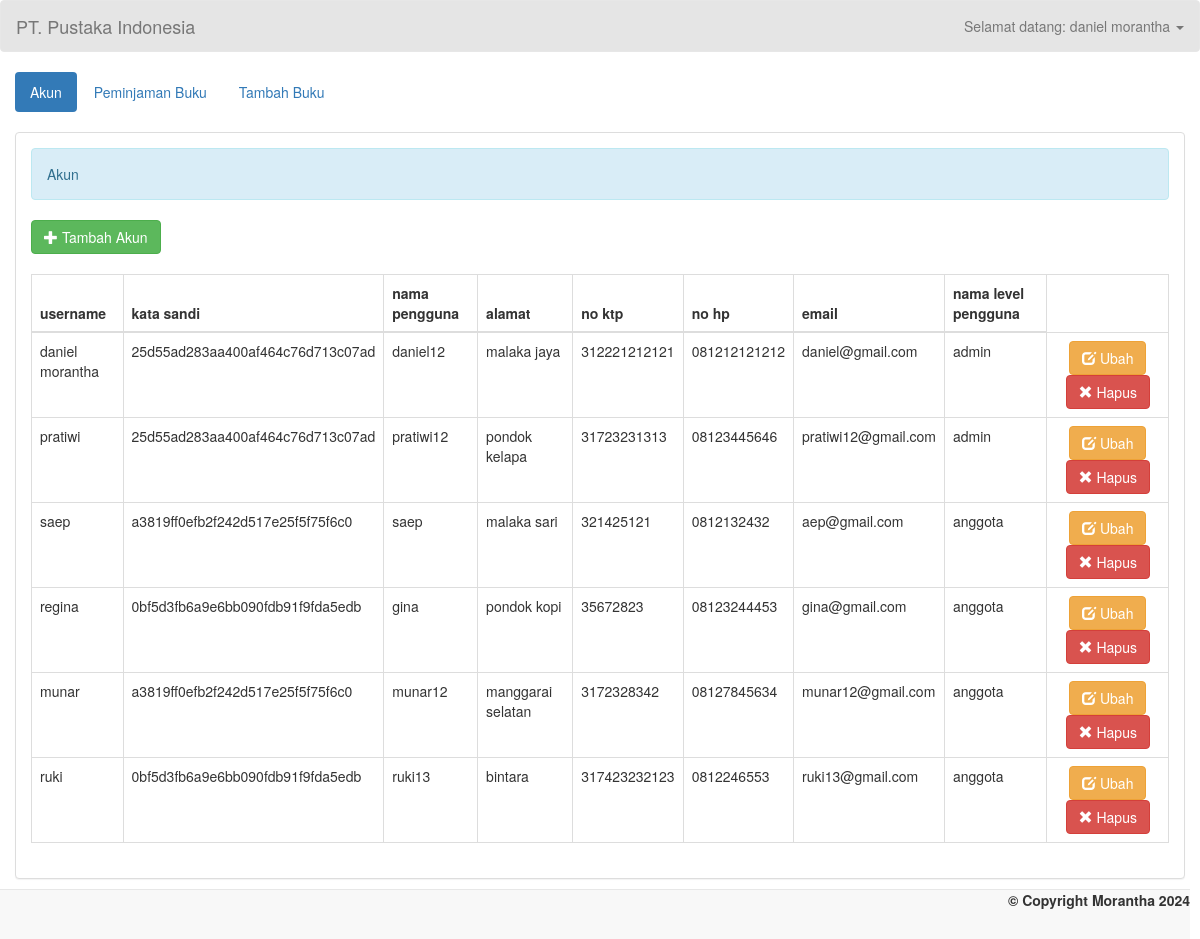
The app's page /admin/akun.php (signed in) with its own data.
### tables this page shows
CREATE TABLE pengguna
(
    id_pengguna INT NOT NULL AUTO_INCREMENT,
    id_level INT NOT NULL,
    nama_akun VARCHAR(15) NOT NULL,
    kata_sandi VARCHAR(50) NOT NULL,
    nama_pengguna VARCHAR(30) NOT NULL,
    alamat VARCHAR(200) NOT NULL,
    no_ktp VARCHAR(15) NOT NULL,
    no_hp VARCHAR(15) NOT NULL,
    email VARCHAR(100) NOT NULL,
    PRIMARY KEY (id_pengguna),
    FOREIGN KEY (id_level)
        REFERENCES level_pengguna (id_level)
        ON UPDATE CASCADE
        ON DELETE NO ACTION
);

CREATE TABLE level_pengguna
(
    id_level INT NOT NULL AUTO_INCREMENT,
    nama_level VARCHAR(255) NOT NULL,
    PRIMARY KEY (id_level)
);

### admin/akun.php (the view, shortened to what this page needs)
<!DOCTYPE html>
<?php
	include "../konekDB.php";
?>
<html lang = "en">
	<head>
		<link rel = "stylesheet" type = "text/css" href = "../css/bootstrap.css " />
		<link rel = "stylesheet" type = "text/css" href = "../css/style.css" />
	</head>
<body>
	<nav style = "background-color:rgba(0, 0, 0, 0.1);" class = "navbar navbar-default">
		<div  class = "container-fluid">
			<div class = "navbar-header">
				<a class = "navbar-brand" >PT. Pustaka Indonesia</a>
			</div>
			<ul class="nav navbar-nav navbar-right">
				<li class="dropdown">
					<a href="#" class="dropdown-toggle" data-toggle="dropdown" role="button" aria-haspopup="true" aria-expanded="false">
							Selamat datang: <?php echo $_SESSION["nama_akun"]; ?> <span class="caret"></span>
					</a>
				</li>
        	</ul>
		</div>
	</nav>
	<div class = "container-fluid">
		<ul class = "nav nav-pills">
			<li class = "active"><a href = "akun.php">Akun</a></li>
			<li><a href = "PeminjamBuku.php">Peminjaman Buku</a></li>
			<li><a href = "buku.php">Tambah Buku</a></li>
		</ul>
	</div>
	<br />
	<div class = "container-fluid">
		<div class = "panel panel-default">
			<div class = "panel-body">
				<div class = "alert alert-info">Akun</div>
				<a class = "btn btn-success" href = "akun_tambah.php"><i class = "glyphicon glyphicon-plus"></i> Tambah Akun</a>
				<br />
				<br />
				<table id = "table" class = "table table-bordered">
					<thead>
						<tr>
							<th>username</th>
							<th>kata sandi</th>
							<th>nama pengguna</th>
							<th>alamat</th>
							<th>no ktp</th>
							<th>no hp</th>
							<th>email</th>
							<th>nama level pengguna</th>
						</tr>
					</thead>
					<tbody>
						<?php
							$qAkun = "SELECT * FROM pengguna p INNER JOIN level_pengguna lvl ON p.id_level = lvl.id_level";
							$qAkunHasil = mysqli_query($KoneksiDB, $qAkun);
							while($fetch = mysqli_fetch_array($qAkunHasil, MYSQLI_ASSOC)){
						?>
						<tr>
							<td><?php print($fetch['nama_akun']);?></td>
							<td><?php print( md5($fetch['kata_sandi']) );?></td>
							<td><?php print($fetch['nama_pengguna']);?></td>
							<td><?php print($fetch['alamat']);?></td>
							<td><?php print($fetch['no_ktp']);?></td>
							<td><?php print($fetch['no_hp']);?></td>
							<td><?php print($fetch['email']);?></td>
							<td><?php print($fetch['nama_level']);?></td>
							<td>
								<center>
								<a class = "btn btn-warning" href = "akun_ubah.php?id_pengguna=<?php echo $fetch['id_pengguna']?>"><i class = "glyphicon glyphicon-edit"></i> Ubah</a>
								<a class = "btn btn-danger" onclick = "confirmationDelete(this); return false;" href = "akun_hapus.php?id_pengguna=<?php echo $fetch['id_pengguna']?>"><i class = "glyphicon glyphicon-remove"></i> Hapus</a>
								</center>
							</td>
						</tr>
						<?php
							}
						?>
					</tbody>
				</table>
			</div>
		</div>
	</div>
	<br />
	<br />
	<div style = "text-align:right; margin-right:10px;" class = "navbar navbar-default navbar-fixed-bottom">
		<label>&copy; Copyright Morantha 2024 </label>
	</div>
</body>
</html>

### records on screen
pengguna: nama_akun "daniel morantha", kata_sandi "25d55ad283aa400af464c76d713c07ad", nama_pengguna "daniel12", alamat "malaka jaya", no_ktp "312221212121", no_hp "081212121212", email "daniel@gmail.com", id_level.nama_level "admin"
pengguna: nama_akun "pratiwi", kata_sandi "25d55ad283aa400af464c76d713c07ad", nama_pengguna "pratiwi12", alamat "pondok kelapa", no_ktp "31723231313", no_hp "08123445646", email "pratiwi12@gmail.com", id_level.nama_level "admin"
pengguna: nama_akun "saep", kata_sandi "a3819ff0efb2f242d517e25f5f75f6c0", nama_pengguna "saep", alamat "malaka sari", no_ktp "321425121", no_hp "0812132432", email "aep@gmail.com", id_level.nama_level "anggota"
pengguna: nama_akun "regina", kata_sandi "0bf5d3fb6a9e6bb090fdb91f9fda5edb", nama_pengguna "gina", alamat "pondok kopi", no_ktp "35672823", no_hp "08123244453", email "gina@gmail.com", id_level.nama_level "anggota"
pengguna: nama_akun "munar", kata_sandi "a3819ff0efb2f242d517e25f5f75f6c0", nama_pengguna "munar12", alamat "manggarai selatan", no_ktp "3172328342", no_hp "08127845634", email "munar12@gmail.com", id_level.nama_level "anggota"
pengguna: nama_akun "ruki", kata_sandi "0bf5d3fb6a9e6bb090fdb91f9fda5edb", nama_pengguna "ruki13", alamat "bintara", no_ktp "317423232123", no_hp "0812246553", email "ruki13@gmail.com", id_level.nama_level "anggota"

### other values on screen
$_SESSION["nama_akun"] "daniel morantha"
